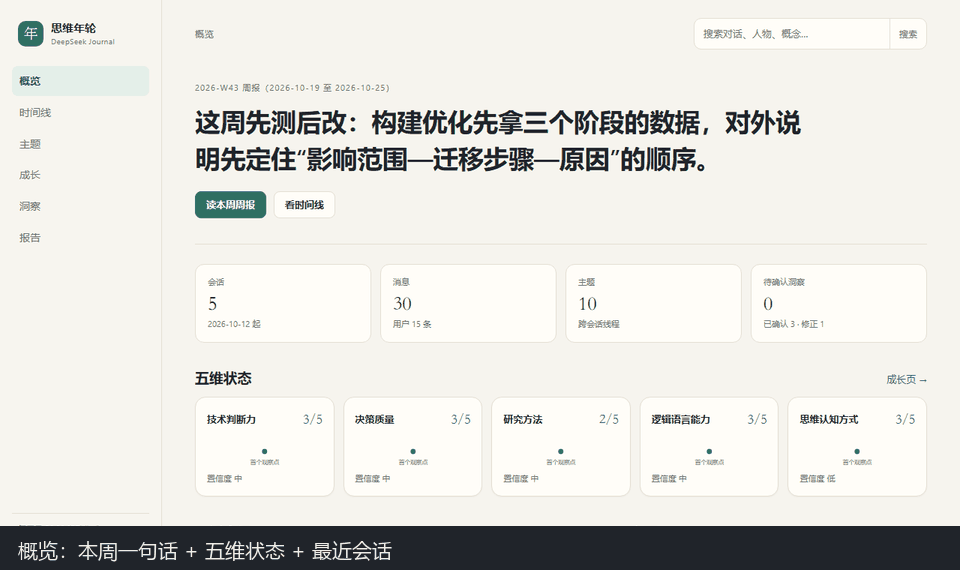
#> input picture docs/demo.gif, 960 x 570 px
$ python -i make_demo_video.py   (imports and definitions only)
#> lines starting #> are read from the running program, lines starting #| are printed output that depends on the picture
#!/usr/bin/env python3
"""Render a short silent demo video from the synthetic demo screenshots.

    python tools/make_demo_video.py --out ../dsh-journal-demo.mp4

Frames come from a headless browser pointed at the demo instance created by
``tools/build_demo.py`` (synthetic data only). The script bakes captions with
Pillow and hands the cross-fade to ffmpeg, which must be on PATH or passed
with ``--ffmpeg``.
"""

from __future__ import annotations

import argparse
import shutil
import subprocess
import sys
from pathlib import Path

from PIL import Image, ImageDraw, ImageFont

ROOT = Path(__file__).resolve().parent.parent
FRAMES_DIR = ROOT / "docs" / "frames-hd"
WORK_DIR = ROOT / "docs" / "video-build"

W, H = 1920, 1080
FADE = 0.6
DURATIONS = [3.0, 4.2, 4.0, 4.6, 4.2, 3.6, 2.8]  # title + 5 pages + end card

CAPTIONS = {
    "01-overview": "概览 · 本周一句话、五维状态、最近会话",
    "02-timeline": "时间线 · 按周回看，点进任意一天",
    "03-growth": "成长 · 五维评分、证据与反例",
    "04-insights": "洞察 · AI 起草，你确认或驳回",
    "05-reports": "报告 · 周报、基线、成长、L4 档案",
}

INK = (32, 36, 42)
PAPER = (244, 242, 236)
MUTED = (107, 113, 105)


# [13 lines left out: function _font, not called in this run]


def _centered(draw: ImageDraw.ImageDraw, y: int, text: str, font, fill) -> None:
    box = draw.textbbox((0, 0), text, font=font)
    draw.text(((W - (box[2] - box[0])) / 2, y), text, font=font, fill=fill)


# [18 lines left out: functions _title_card, _end_card, not called in this run]


def _captioned(path: Path) -> Image.Image:
    """Page screenshot on top, opaque caption bar underneath (no overlay)."""
#> called with path = '../docs/demo.gif'
    band_h = 78
    page = Image.open(path).convert("RGB").resize((W, H), Image.LANCZOS)
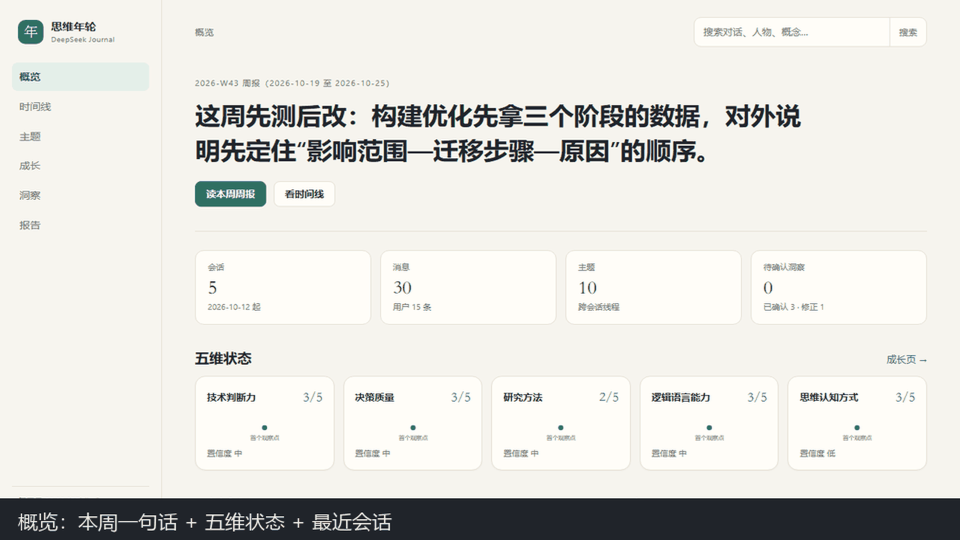
#> page: PIL image 1920x1080 RGB (shown at 1/2 size); mean R, G, B 224.5, 223.6, 219
    page = page.crop((0, 0, W, H - band_h))
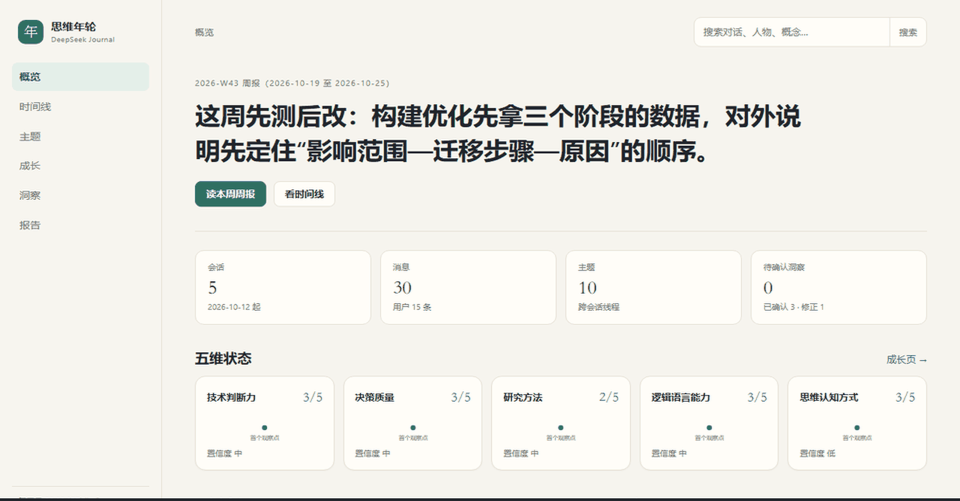
#> page: PIL image 1920x1002 RGB (shown at 1/2 size); mean R, G, B 238.7, 237.5, 232.1
    canvas = Image.new("RGB", (W, H), (24, 27, 32))
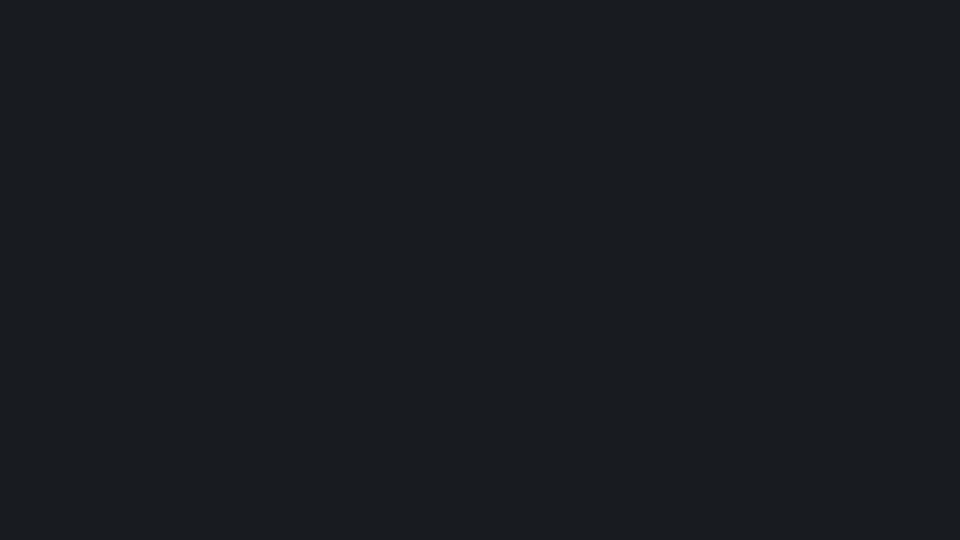
#> canvas: PIL image 1920x1080 RGB (shown at 1/2 size); mean R, G, B 24, 27, 32
    canvas.paste(page, (0, 0))
    draw = ImageDraw.Draw(canvas)
#> (the run stopped early here; a loop or call above may not have finished)
